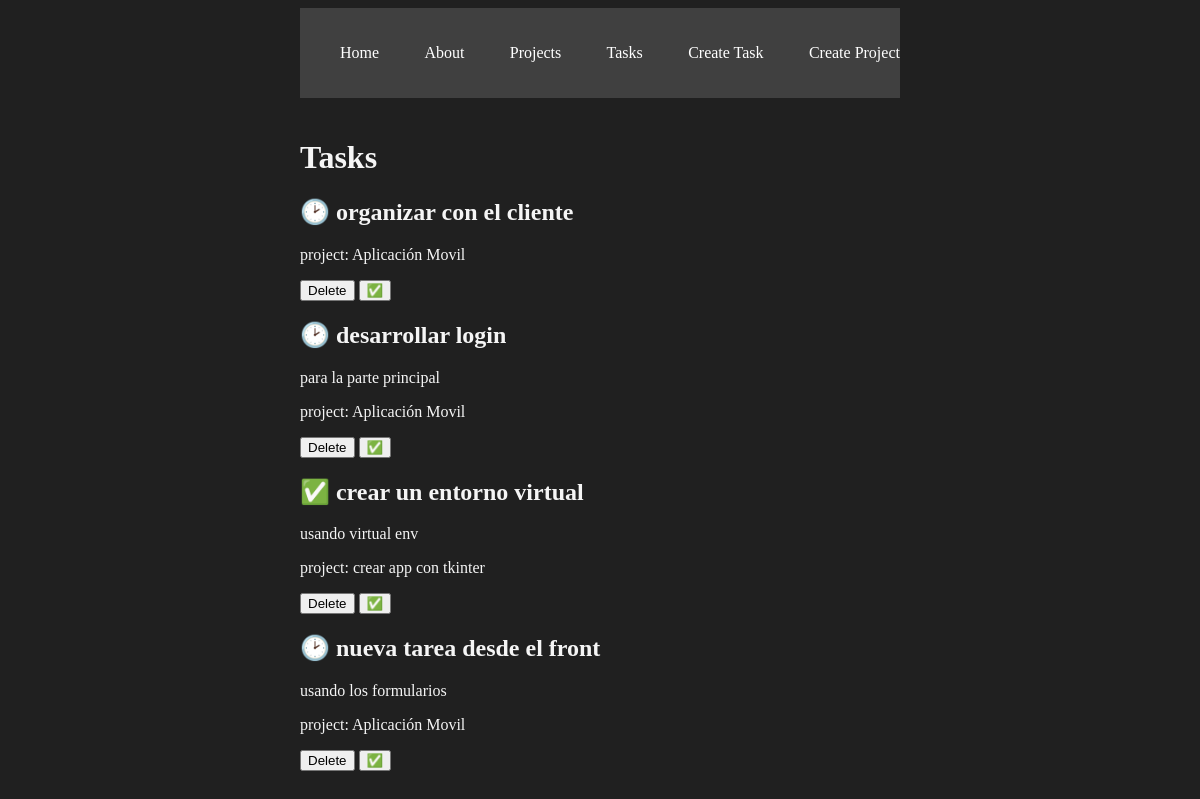
/tasks/, run on the app's committed database.
### myapp/models.py (models this page shows, shortened)
class Task (models.Model):
	title = models.CharField(max_length=200)
	description = models.TextField()
	project = models.ForeignKey(Project, on_delete=models.CASCADE)
	done = models.BooleanField(default=False)

class Project(models.Model):
	name = models.CharField(max_length=200)

### myapp/views.py (the view)
# urls.py: path("tasks/", views.tasks, name="tasks"),
def tasks(request):
	tasks = Task.objects.all()
	return render(request, 'tasks/tasks.html', {
		'tasks': tasks
	})

### myapp/templates/tasks/tasks.html
{% extends 'layouts/base.html' %}
{% block content %}
<h1>Tasks</h1>
{% for task in tasks %}
<article>
	<h2>{% if task.done == False %} 🕑 {% else %} ✅ {% endif %} {{ task.title }}</h2>
	<p>{{ task.description }}</p>
	<p>project: {{ task.project.name }}</p>
</article>
<button>
	Delete
</button>
<button>
	✅
</button>
{% endfor %}
{% endblock %}

### myapp/static/styles/main.css (style rules this page uses)
body { background: #202020; color: whitesmoke; }

### data on the page
Task: title "organizar con el cliente", project.name "Aplicación Movil"
Task: title "desarrollar login", description "para la parte principal", project.name "Aplicación Movil"
Task: title "crear un entorno virtual", description "usando virtual env", project.name "crear app con tkinter"
Task: title "nueva tarea desde el front", description "usando los formularios", project.name "Aplicación Movil"
